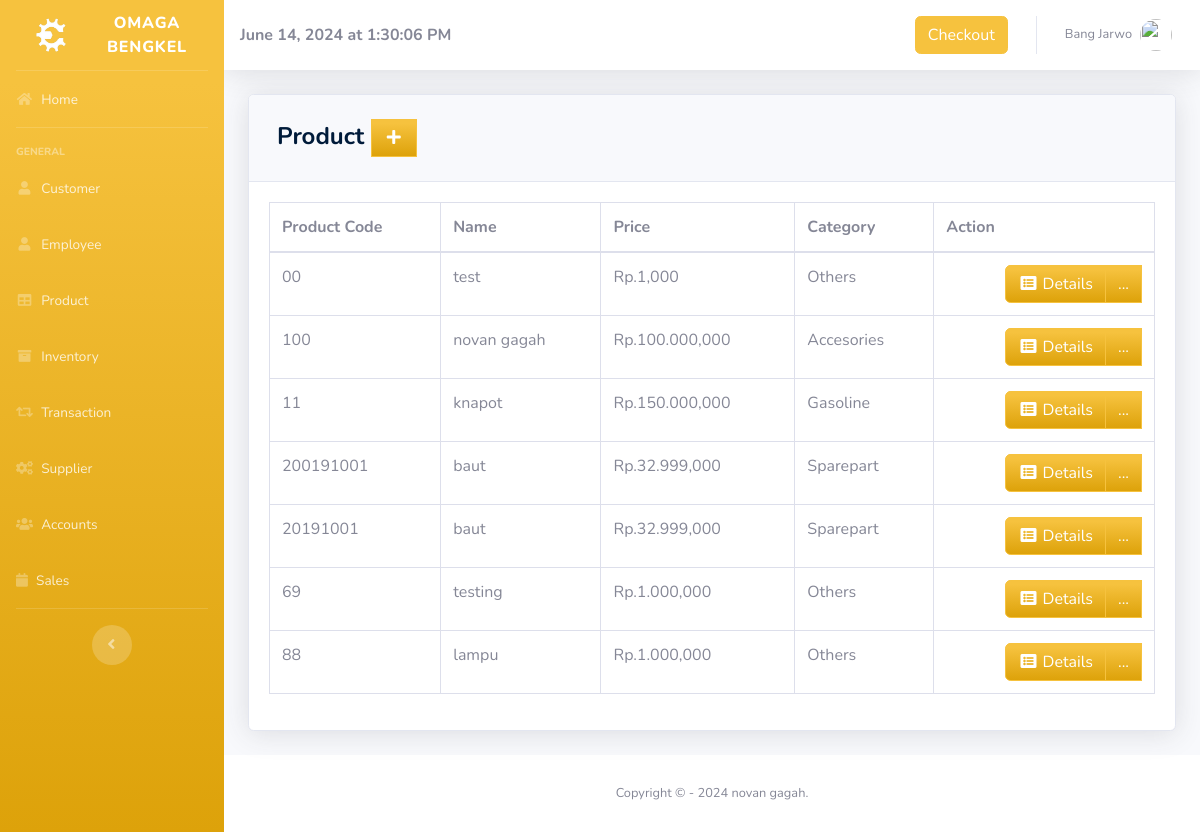
The app's page /pages/product.php (signed in) with its own data.
### tables this page shows
CREATE TABLE `product` (
  `PRODUCT_ID` int(11) NOT NULL,
  `PRODUCT_CODE` varchar(20) NOT NULL,
  `NAME` varchar(50) DEFAULT NULL,
  `DESCRIPTION` varchar(250) NOT NULL,
  `QTY_STOCK` int(50) DEFAULT NULL,
  `ON_HAND` int(250) NOT NULL,
  `PRICE` int(50) DEFAULT NULL,
  `CATEGORY_ID` int(11) DEFAULT NULL,
  `SUPPLIER_ID` int(11) DEFAULT NULL,
  `DATE_STOCK_IN` varchar(50) NOT NULL,
  `image` varchar(100) NOT NULL
);

CREATE TABLE `category` (
  `CATEGORY_ID` int(11) NOT NULL,
  `CNAME` varchar(50) DEFAULT NULL
);

### pages/product.php (the view, shortened to what this page needs)
<?php
include'../includes/connection.php';
include'../includes/sidebar.php';
function formatRupiah($number) {
  return "Rp." . number_format($number, 3, ',', '.');
}
?>
            <div class="card shadow mb-4">
            <div class="card-header py-3">
              <h4 class="m-2 font-weight-bold text-primary">Product&nbsp;<a  href="#" data-toggle="modal" data-target="#aModal" type="button" class="btn btn-warning bg-gradient-warning" style="border-radius: 0px;"><i class="fas fa-fw fa-plus"></i></a></h4>
            </div>
            <div class="card-body">
              <div class="table-responsive">
                <table class="table table-bordered" id="dataTable" width="100%" cellspacing="0">
               <thead>
                   <tr>
                     <th>Product Code</th>
                     <th>Name</th>
                     <th>Price</th>
                     <th>Category</th>
                     <th>Action</th>
                   </tr>
               </thead>
          <tbody>
<?php
    $query = 'SELECT PRODUCT_ID, PRODUCT_CODE, NAME, PRICE, CNAME, DATE_STOCK_IN FROM product p join category c on p.CATEGORY_ID=c.CATEGORY_ID GROUP BY PRODUCT_CODE';
        $result = mysqli_query($db, $query) or die (mysqli_error($db));
        while ($row = mysqli_fetch_assoc($result)) {
          echo '<tr>';
          echo '<td>'. $row['PRODUCT_CODE'].'</td>';
          echo '<td>'. $row['NAME'].'</td>';
          echo '<td>'.formatRupiah($row['PRICE']).'</td>';
          echo '<td>'. $row['CNAME'].'</td>';
          echo '<td align="right"> <div class="btn-group">
                  <a type="button" class="btn btn-warning bg-gradient-warning" href="pro_searchfrm.php?action=edit & id='.$row['PRODUCT_CODE'] . '"><i class="fas fa-fw fa-list-alt"></i> Details</a>
                <div class="btn-group">
                  <a type="button" class="btn btn-warning bg-gradient-warning dropdown no-arrow" data-toggle="dropdown" style="color:white;">
                  ... <span class="caret"></span></a>
                <ul class="dropdown-menu text-center" role="menu">
                    <li>
                      <a type="button" class="btn btn-warning bg-gradient-warning btn-block" style="border-radius: 0px;" href="pro_edit.php?action=edit & id='.$row['PRODUCT_ID']. '">
                        <i class="fas fa-fw fa-edit"></i> Edit
                      </a>
                    </li>
                    <li>
                      <form action="pro_delete.php" method="POST" style="display:inline;">
                        <input type="hidden" name="product_id" value="'.$row['PRODUCT_ID'].'">
                        <button type="submit" class="btn btn-danger bg-gradient-danger btn-block" style="border-radius: 0px;">
                          <i class="fas fa-fw fa-trash"></i> Delete
                        </button>
                      </form>
                    </li>
                </ul>
                </div>
              </div> </td>';
          echo '</tr> ';
      }
?>
                                </tbody>
                            </table>
                        </div>
                    </div>
                  </div>
<?php
include '../includes/footer.php';
?>

### records on screen
product: PRODUCT_CODE "00", NAME "test", PRICE "Rp.1,000", CATEGORY_ID.CNAME "Others"
product: PRODUCT_CODE "100", NAME "novan gagah", PRICE "Rp.100.000,000", CATEGORY_ID.CNAME "Accesories"
product: PRODUCT_CODE "11", NAME "knapot", PRICE "Rp.150.000,000", CATEGORY_ID.CNAME "Gasoline"
product: PRODUCT_CODE "200191001", NAME "baut", PRICE "Rp.32.999,000", CATEGORY_ID.CNAME "Sparepart"
product: PRODUCT_CODE "20191001", NAME "baut", PRICE "Rp.32.999,000", CATEGORY_ID.CNAME "Sparepart"
product: PRODUCT_CODE "69", NAME "testing", PRICE "Rp.1.000,000", CATEGORY_ID.CNAME "Others"
product: PRODUCT_CODE "88", NAME "lampu", PRICE "Rp.1.000,000", CATEGORY_ID.CNAME "Others"

### other values on screen
$_SESSION['FIRST_NAME'] "Bang"
$_SESSION['LAST_NAME'] "Jarwo"
